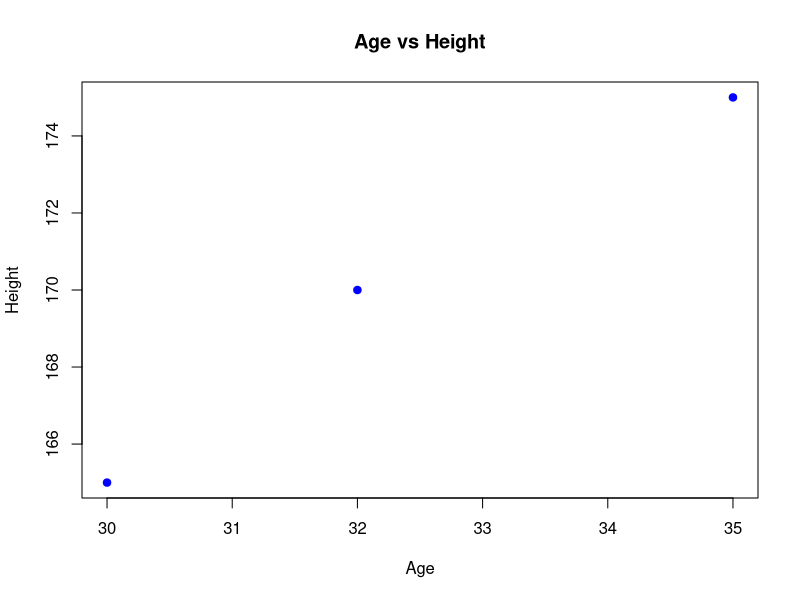

R code for this plot:
# Sample R code to demonstrate basic operations

# Print a message
print("Hello, world!")

# Create a vector
numbers <- c(1, 2, 3, 4, 5)

# Calculate the mean of the vector
mean_value <- mean(numbers)
print(paste("Mean of the vector:", mean_value))

# Create a data frame
data <- data.frame(
    name = c("Alice", "Bob", "Charlie"),
    age = c(30, 32, 35),
    height = c(165, 170, 175)
)

# Print the data frame
print("Data frame:")
print(data)

# Plot the data
plot(data$age, data$height, main="Age vs Height", xlab="Age", ylab="Height", col="blue", pch=19)
